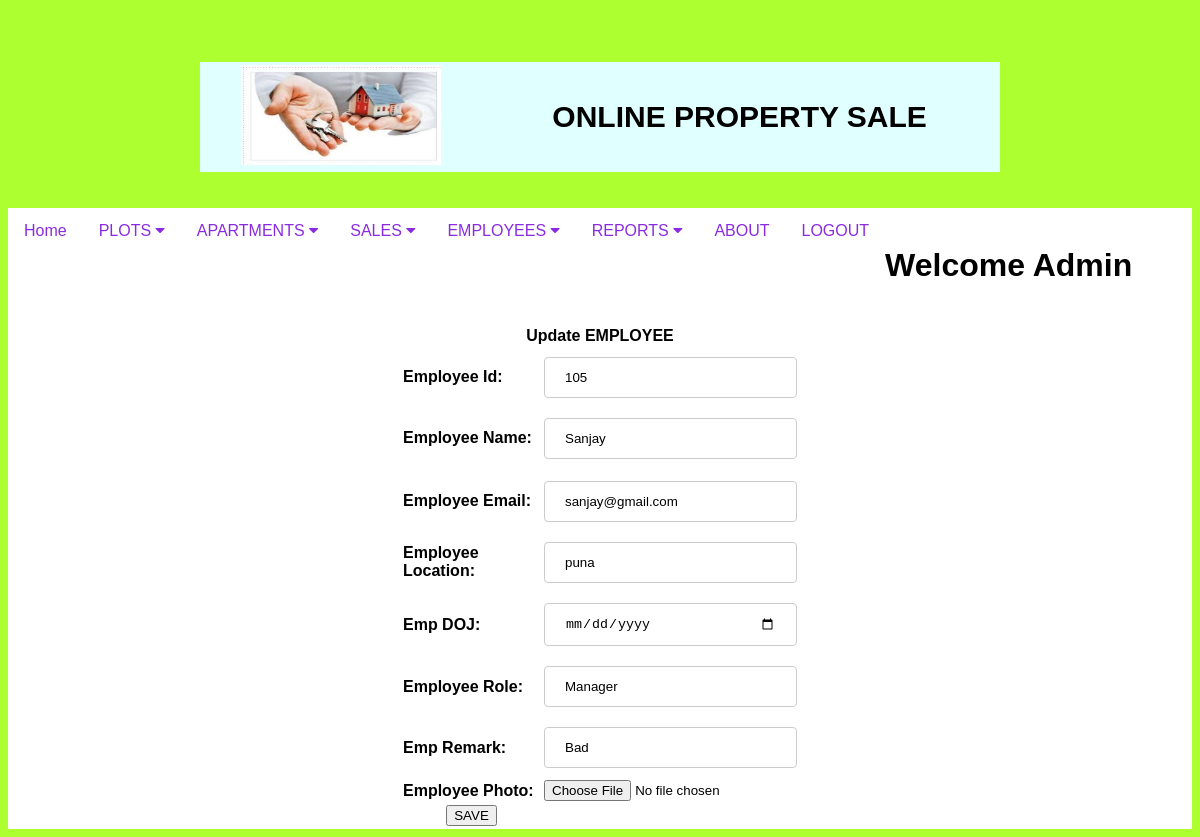
Screenshot of /editemp/?eid=105 with the database file from the repository.
### app1/models.py (models this page shows)
class EmployeeModel(models.Model):
    eid = models.IntegerField(primary_key=True)
    ename = models.CharField(max_length=30)
    eemail = models.EmailField(max_length=100)
    elocation = models.CharField(max_length=30)
    edoj = models.DateField()
    erole = models.CharField(max_length=30)
    eremark = models.CharField(max_length=30)

### app1/views.py (the view)
# urls.py: path('editemp/',views.editEmp,name="editemp"),
def editEmp(request):
    e_id = request.GET.get("eid")
    up = EmployeeModel.objects.get(eid=e_id)
    return render(request,"updateemp.html",{"data":up})

### templates/updateemp.html (shortened to what this page needs)
{% include "usercheck.html" %}
<body>
        <form action="{% url 'updateemployee' %}" method="post">
        <table align="center" border="0" width="400">
            <tr>
                <th colspan="2">Update EMPLOYEE</th>
            </tr>
            <tr>
                <th align="left">Employee Id:</th>
                <th><input type="number" value="{{ data.eid }}" readonly required name="ei"></th>
            </tr>
           <tr>
                <th align="left">Employee Name:</th>
                <th><input type="text" value="{{ data.ename }}" required name="en"></th>
            </tr>
            <tr>
                <tr>
                <th align="left">Employee Email:</th>
                <th><input type="email" value="{{ data.eemail }}" required name="ee"></th>
            </tr>
                <th align="left">Employee Location:</th>
                <th><input type="text" value="{{ data.elocation }}" required name="el"></th>
            </tr>
            <tr>
                <th align="left">Emp DOJ:</th>
                <th><input type="date" value="{{ data.edoj }}" required name="doj"></th>
            </tr>
             <tr>
                <th align="left">Employee Role:</th>
                <th><input type="text" value="{{ data.erole }}" required name="er"></th>
            </tr>
             <tr>
                <th align="left">Emp Remark:</th>
                <th><input type="text" value="{{ data.eremark }}" required name="ere"></th>
            </tr>
            <tr>
                <th align="left">Employee Photo:</th>
                <th><input type="file" name="eph"></th>
            </tr>
            <tr>
                <th align="cenetr">
                    <button type="submit">SAVE</button>
                </th>
            </tr>
        </table>
            </form>
</body>

### app1/static/css/styles.css (style rules this page uses)
body { font-family: Arial, Helvetica, sans-serif; }
input[type=text],[type=number],[type=email],[type=date],[type=image], select { width: 100%; padding: 12px 20px; margin: 8px 0; display: inline-block; border: 1px solid #ccc; border-radius: 4px; box-sizing: border-box; }

### rows the page displays
EmployeeModel: ei "105", en "Sanjay", ee "sanjay@gmail.com", el "puna", er "Manager", ere "Bad"
